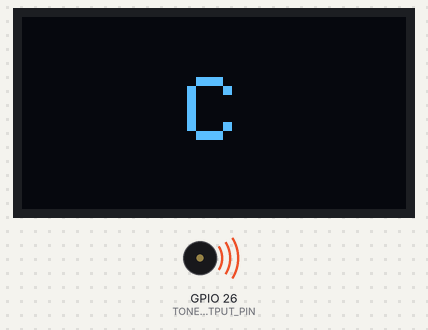
Bench run of a sketch on a simulated ESP32. Shown: 128×64 one-colour display, buzzer (waves = sounding).

Above: at 0.1 s.
At 1.7 s:
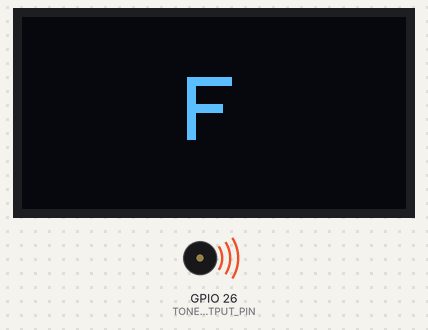
At 2.7 s:
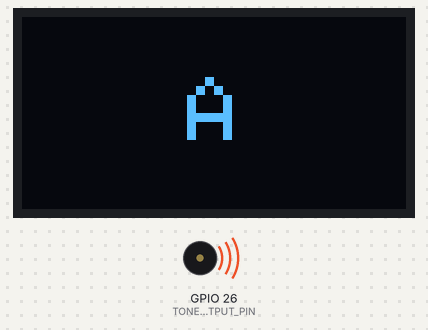
At 3.8 s:
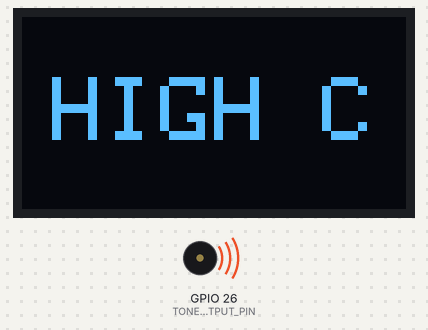
Timing chart, 0 to 40.0 s (numbered marks = the images above):
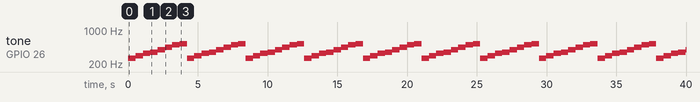

Measured:
- by itself, tone on GPIO 26 (TONE_OUTPUT_PIN): repeats every 4.2 s: 293 Hz 0.53 s, 329 Hz 0.53 s, 349 Hz 0.53 s, 392 Hz 0.53 s, 440 Hz 0.53 s, 493 Hz 0.53 s, 523 Hz 0.53 s, 261 Hz 0.53 s
- what the display in image 1 shows lasts 0.6 s, from 1.6 s to 2.2 s

The sketch:

PlayScaleWithOLED.ino
```cpp
// ============================================================================
// LEGACY EXAMPLE (ESP32 Arduino core v2.x).
// Superseded by native tone()/noTone(), now supported on the ESP32 in core v3.x.
// Kept as the source behind demo videos in the modernized lesson:
//   https://makeabilitylab.github.io/physcomp/esp32/tone
// Will NOT compile on ESP32 core v3.x; excluded from compile CI.
// See docs/legacy-sketches.md.
// ============================================================================
/**
 * Plays a scale on ESP32 and outputs current note on OLED
 *
 * ## BACKGROUND ##
 *
 * The Arduino tone() function relies on timer interrupts to precisely control the frequency
 * of a PWM waveform:
 * https://github.com/arduino/ArduinoCore-avr/blob/master/cores/arduino/Tone.cpp
 *
 * This is completely different on the ESP32. So, we need a different approach. Fortunately,
 * there is some basic infrastructure in the arduino-esp32 library to help. Specifically,
 * in esp32-hal-ledc:
 * https://github.com/espressif/arduino-esp32/blob/master/cores/esp32/esp32-hal-ledc.h
 * https://github.com/espressif/arduino-esp32/blob/master/cores/esp32/esp32-hal-ledc.c
 *
 * Here, there are a few things of interest. First:
 *   typedef enum {
 *     NOTE_C, NOTE_Cs, NOTE_D, NOTE_Eb, NOTE_E, NOTE_F, NOTE_Fs, NOTE_G, NOTE_Gs, NOTE_A, NOTE_Bb, NOTE_B, NOTE_MAX
 *  } note_t;
 *
 * Which just nicely sets up named indices into the method:
 *   ledcWriteNote(uint8_t chan, note_t note, uint8_t octave){
 *
 * So, we can call ledcWriteNote(<pwm_channel>, NOTE_C, 4); to play middle C (C4)
 *
 * We can also just call ledcWriteTone(uint8_t chan, double freq) to play a raw
 * frequency at that PWM channel.
 *
 * By Jon E. Froehlich
 * @jonfroehlich
 * http://makeabilitylab.io
 *
 */

// #include <SPI.h> // Comment out when using i2c
#include <Wire.h>
#include <Adafruit_GFX.h>
#include <Adafruit_SSD1306.h>

// Change this depending on where you put your piezo buzzer
const int TONE_OUTPUT_PIN = 26;

// The ESP32 has 16 channels which can generate 16 independent waveforms
// We'll just choose PWM channel 0 here
const int TONE_PWM_CHANNEL = 0;

#define SCREEN_WIDTH 128 // OLED display width, in pixels
#define SCREEN_HEIGHT 64 // OLED display height, in pixels

// Declaration for an SSD1306 display connected to I2C (SDA, SCL pins)
#define OLED_RESET     4 // Reset pin # (or -1 if sharing Arduino reset pin)
Adafruit_SSD1306 _display(SCREEN_WIDTH, SCREEN_HEIGHT, &Wire, OLED_RESET);

void setup() {
  ledcAttachPin(TONE_OUTPUT_PIN, TONE_PWM_CHANNEL);

  // SSD1306_SWITCHCAPVCC = generate display voltage from 3.3V internally
  if(!_display.begin(SSD1306_SWITCHCAPVCC, 0x3D)) { // Address 0x3D for 128x64
    Serial.println(F("SSD1306 allocation failed"));
    for(;;); // Don't proceed, loop forever
  }

  _display.clearDisplay();
  _display.setTextSize(1);      // Normal 1:1 pixel scale
  _display.setTextColor(SSD1306_WHITE); // Draw white text
  _display.setCursor(0, 0);     // Start at top-left corner
}

void loop() {
  // Plays the middle C scale
  ledcWriteNote(TONE_PWM_CHANNEL, NOTE_C, 4);
  drawNote("C");
  delay(500);

  ledcWriteNote(TONE_PWM_CHANNEL, NOTE_D, 4);
  drawNote("D");
  delay(500);

  ledcWriteNote(TONE_PWM_CHANNEL, NOTE_E, 4);
  drawNote("E");
  delay(500);

  ledcWriteNote(TONE_PWM_CHANNEL, NOTE_F, 4);
  drawNote("F");
  delay(500);

  ledcWriteNote(TONE_PWM_CHANNEL, NOTE_G, 4);
  drawNote("G");
  delay(500);

  ledcWriteNote(TONE_PWM_CHANNEL, NOTE_A, 4);
  drawNote("A");
  delay(500);

  ledcWriteNote(TONE_PWM_CHANNEL, NOTE_B, 4);
  drawNote("B");
  delay(500);

  ledcWriteNote(TONE_PWM_CHANNEL, NOTE_C, 5);
  drawNote("HIGH C");
  delay(500);

  // ledcDetachPin(TONE_OUTPUT_PIN);
}

void drawNote(String strNote){
  _display.clearDisplay();
  int16_t x1, y1;
  uint16_t textWidth, textHeight;
  _display.setTextSize(3);
  _display.getTextBounds(strNote, 0, 0, &x1, &y1, &textWidth, &textHeight);
  uint16_t yText = _display.height() / 2 - textHeight / 2;
  uint16_t xText = _display.width() / 2 - textWidth / 2;
  _display.setCursor(xText, yText);
  _display.print(strNote);
  _display.display();
}
```
